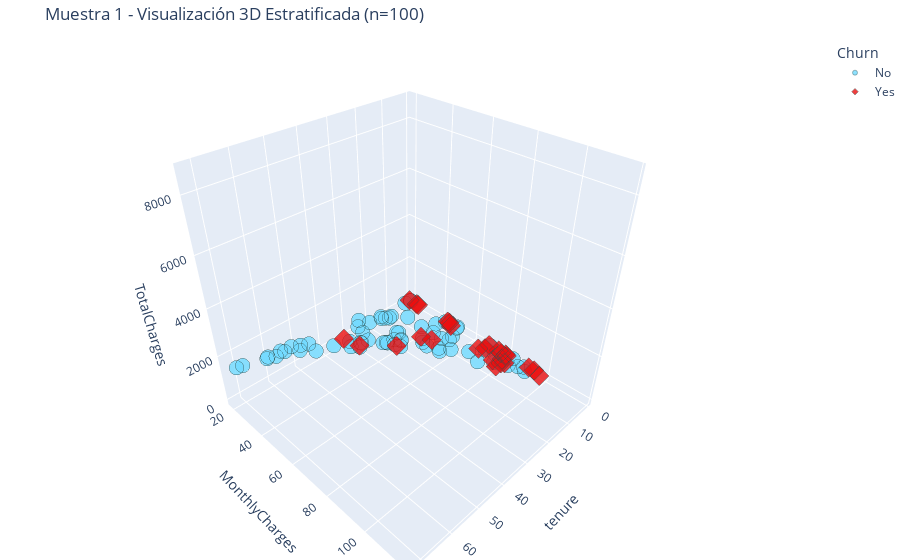
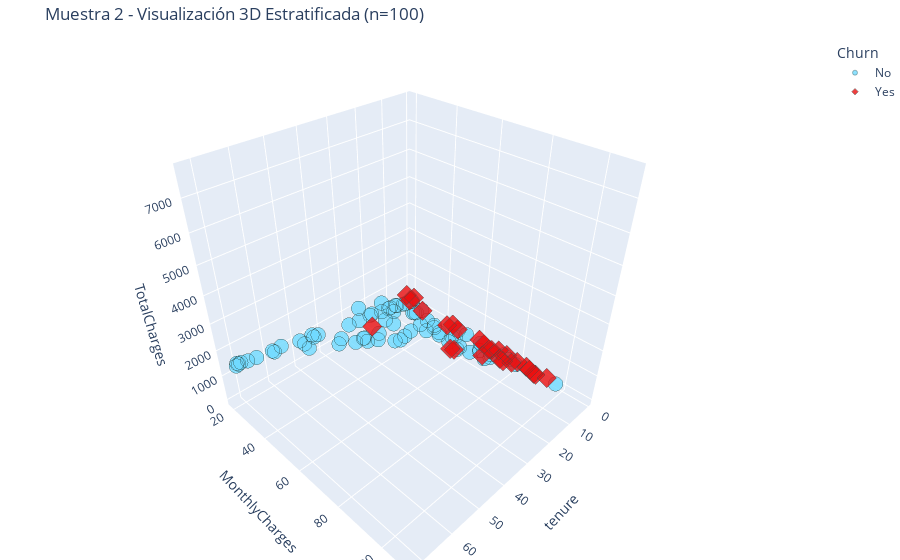
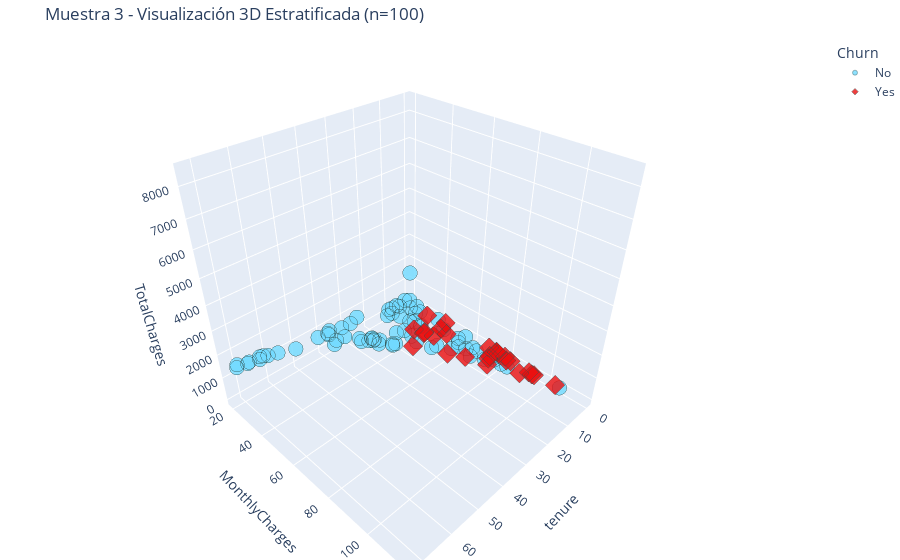
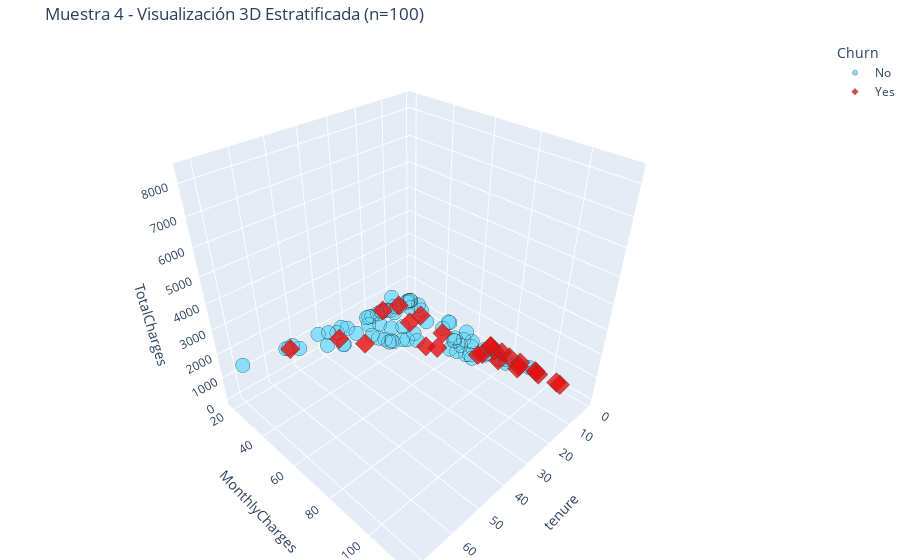

The cell these charts' notebook holds for them, in order:
### Code cell
# Función para graficar muestras (n=126) estratificadas 3D con Plotly

def plot_3d_stratified_samples_seq(df_num, churn_series, n=100, samples=4):

    np.random.seed(30102025)
    df = df_num.copy()
    df["Churn"] = churn_series.values

    # Variables numéricas
    x_col, y_col, z_col = df_num.columns

    # Separar por clase
    df_yes = df[df["Churn"] == "Yes"].reset_index(drop=True)
    df_no = df[df["Churn"] == "No"].reset_index(drop=True)

    # Cálculo proporcional de tamaño estratificado
    prop_yes = len(df_yes) / len(df)
    n_yes = int(n * prop_yes)
    n_no = n - n_yes

    # Mezclar índices y dividir en subconjuntos sin reemplazo
    yes_idx = np.random.permutation(len(df_yes))
    no_idx = np.random.permutation(len(df_no))

    yes_chunks = np.array_split(yes_idx[:samples * n_yes], samples)
    no_chunks = np.array_split(no_idx[:samples * n_no], samples)

    # Colores coherentes
    color_map = {"No": "#70DAFF", "Yes": "#EB0E0E"}

    # Generar los 4 gráficos
    for i in range(samples):
        df_sample = pd.concat([
            df_no.iloc[no_chunks[i]],
            df_yes.iloc[yes_chunks[i]]])

        fig = px.scatter_3d(df_sample, x=x_col, y=y_col, z=z_col, color="Churn", color_discrete_map=color_map, 
        title=f"Muestra {i+1} - Visualización 3D Estratificada (n={len(df_sample)})", opacity=0.8,
        size_max=6, symbol="Churn")
        fig.update_traces(marker=dict(size=5, line=dict(width=0.5, color='DarkSlateGrey')))
        fig.update_layout(legend_title_text="Churn",
            scene=dict(xaxis_title=x_col, yaxis_title=y_col, zaxis_title=z_col, bgcolor="white"),
            margin=dict(l=0, r=0, b=0, t=40))
        fig.write_html(f"3D_Sample_{i+1}.html")
        fig.show()

plot_3d_stratified_samples_seq(df_num, data["Churn"])

### Figure 1 — Plotly figure (JSON) as saved in the notebook; plotly's stock layout.template omitted (floating-point values rounded to 4 significant figures)
{"data": [{"hovertemplate": "Churn=No<br>tenure=%{x}<br>MonthlyCharges=%{y}<br>TotalCharges=%{z}<extra></extra>", "legendgroup": "No", "marker": {"color": "#70DAFF", "line": {"color": "DarkSlateGrey", "width": 0.5}, "opacity": 0.8, "size": 5, "symbol": "circle"}, "mode": "markers", "name": "No", "scene": "scene", "showlegend": true, "type": "scatter3d", "x": [1, 58, 72, 52, 52, 2, 43, 49, 66, 15, 4, 69, 36, 55, 12, 2, 48, 30, 57, 12, 2, 64, 59, 8, 34, 30, 68, 14, 61, 66, 48, 60, 9, 11, 66, 39, 29, 30, 55, 2, 64, 59, 27, 25, 19, 33, 1, 52, 39, 1, 72, 1, 2, 1, 1, 41, 41, 63, 71, 58, 72, 7, 25, 60, 19, 1, 14, 7, 30, 27, 52, 19, 69, 63], "y": [20.05, 24.45, 110.9, 19.35, 59.85, 51.55, 91.25, 20.05, 90.55, 26.35, 20.05, 20.35, 54.45, 90.4, 95.7, 79.55, 24.35, 68.95, 109.4, 33.15, 84.05, 86.4, 51.7, 74.85, 105.3, 54.45, 44.95, 44.6, 75.35, 104.6, 102.5, 110, 81.15, 59.65, 56.6, 59.8, 25.15, 94.3, 55.25, 44.3, 89.45, 93.35, 100.8, 19.15, 25.6, 54.6, 50.75, 85.8, 99.75, 19.5, 49.2, 19.95, 45.85, 70.35, 45.8, 60.3, 89.2, 25.25, 20.5, 75.2, 109.5, 94.1, 26.8, 79, 25.35, 44.75, 61.4, 44.65, 107.5, 48.7, 95.65, 105, 53.65, 110.1], "z": [20.05, 1514.0, 7923.0, 1032.0, 3103.0, 106.2, 4014.0, 923.1, 6131.0, 378.6, 83.3, 1443.0, 1894.0, 5099.0, 1184, 151.8, 1134.0, 2039.0, 6253.0, 444.8, 186.1, 5442.0, 3006.0, 572.5, 3541.0, 1589.0, 3085.0, 641.2, 4729.0, 6819.0, 4904.0, 6668.0, 784.5, 683.2, 3789.0, 2344.0, 702, 2680.0, 3120.0, 89.3, 5693.0, 5386.0, 2794.0, 477.6, 485.9, 1804.0, 50.75, 4433.0, 4036, 19.5, 3581.0, 19.95, 105.6, 70.35, 45.8, 2511.0, 3646.0, 1573.0, 1501.0, 4301.0, 7855.0, 701.3, 733.5, 4801.0, 566.1, 44.75, 815.5, 322.5, 3242.0, 1422.0, 5088.0, 2007.0, 3804.0, 6706.0]}, {"hovertemplate": "Churn=Yes<br>tenure=%{x}<br>MonthlyCharges=%{y}<br>TotalCharges=%{z}<extra></extra>", "legendgroup": "Yes", "marker": {"color": "#EB0E0E", "line": {"color": "DarkSlateGrey", "width": 0.5}, "opacity": 0.8, "size": 5, "symbol": "diamond"}, "mode": "markers", "name": "Yes", "scene": "scene", "showlegend": true, "type": "scatter3d", "x": [1, 72, 49, 2, 1, 17, 24, 1, 4, 53, 1, 1, 21, 1, 1, 17, 3, 31, 3, 11, 1, 1, 7, 8, 22, 72], "y": [91.7, 117.8, 59.75, 80.65, 75.3, 93.85, 98.75, 79.2, 99.6, 85.45, 69.75, 94.4, 60.05, 44.7, 45.8, 88.25, 78.5, 103.5, 49.15, 74.35, 25.05, 24.05, 73.75, 84, 55.15, 92.45], "z": [91.7, 8685.0, 2934.0, 144.2, 75.3, 1626.0, 2407.0, 79.2, 347.6, 4517.0, 69.75, 94.4, 1236.0, 44.7, 45.8, 1461.0, 242.1, 3066.0, 169.1, 834.2, 25.05, 24.05, 545.1, 613.4, 1206.0, 6440.0]}], "layout": {"legend": {"title": {"text": "Churn"}, "tracegroupgap": 0}, "margin": {"b": 0, "l": 0, "r": 0, "t": 40}, "scene": {"bgcolor": "white", "domain": {"x": [0, 1], "y": [0, 1]}, "xaxis": {"title": {"text": "tenure"}}, "yaxis": {"title": {"text": "MonthlyCharges"}}, "zaxis": {"title": {"text": "TotalCharges"}}}, "title": {"text": "Muestra 1 - Visualización 3D Estratificada (n=100)"}}}

### Figure 2 — Plotly figure (JSON) as saved in the notebook; plotly's stock layout.template omitted (floating-point values rounded to 4 significant figures)
{"data": [{"hovertemplate": "Churn=No<br>tenure=%{x}<br>MonthlyCharges=%{y}<br>TotalCharges=%{z}<extra></extra>", "legendgroup": "No", "marker": {"color": "#70DAFF", "line": {"color": "DarkSlateGrey", "width": 0.5}, "opacity": 0.8, "size": 5, "symbol": "circle"}, "mode": "markers", "name": "No", "scene": "scene", "showlegend": true, "type": "scatter3d", "x": [60, 39, 70, 5, 67, 27, 40, 40, 50, 37, 5, 8, 10, 67, 69, 42, 72, 3, 70, 72, 52, 12, 52, 41, 1, 60, 64, 52, 7, 24, 65, 14, 52, 21, 43, 52, 11, 57, 15, 3, 8, 66, 11, 21, 72, 25, 9, 11, 62, 58, 4, 9, 6, 15, 8, 71, 72, 1, 17, 71, 20, 52, 71, 72, 12, 13, 72, 67, 72, 71, 72, 6, 68, 31], "y": [44.45, 59.85, 101.1, 20.5, 105.7, 80.85, 63.9, 105.8, 101.9, 40.55, 64.35, 19.8, 85.95, 94.1, 92.15, 99, 25.4, 29.2, 84.8, 24.25, 94.6, 49.85, 81.4, 53.95, 20.9, 74.85, 19.55, 100.3, 29.8, 84.35, 100.8, 78.1, 58.75, 44.95, 51.25, 49.75, 55.6, 41.1, 19.65, 50.4, 38.5, 74.6, 45.9, 35.1, 65.65, 74.3, 102.6, 19.65, 84.5, 19.55, 20.45, 43.75, 29.45, 46.3, 19.2, 70.85, 55.3, 20.15, 80.5, 24.65, 19.25, 98.15, 72.9, 23.3, 20.05, 71.95, 92, 19.8, 99.9, 47.6, 92, 79.7, 64.35, 79.3], "z": [2774.0, 2342.0, 6995.0, 104.3, 6718.0, 2204.0, 2635, 4229.0, 5266.0, 1391.0, 352.6, 160.1, 858.6, 6303.0, 6481.0, 4135, 1809.0, 98.5, 5918.0, 1784.0, 5026.0, 552.1, 4354.0, 2215.0, 20.9, 4456.0, 1240.0, 5244.0, 220.4, 1938.0, 6675.0, 1122.0, 3039.0, 926.2, 2152.0, 2536.0, 580.8, 2258.0, 270.6, 137.2, 330.8, 4798.0, 521.9, 770.4, 4664.0, 1952.0, 897.8, 225.8, 5193.0, 1080.0, 82.85, 405.7, 161.4, 639.5, 156.8, 4973.0, 3984.0, 20.15, 1337.0, 1767.0, 375.2, 4993.0, 5140.0, 1623.0, 264.6, 923.9, 6782.0, 1311.0, 7252.0, 3378.0, 6474.0, 497.6, 4540.0, 2484]}, {"hovertemplate": "Churn=Yes<br>tenure=%{x}<br>MonthlyCharges=%{y}<br>TotalCharges=%{z}<extra></extra>", "legendgroup": "Yes", "marker": {"color": "#EB0E0E", "line": {"color": "DarkSlateGrey", "width": 0.5}, "opacity": 0.8, "size": 5, "symbol": "diamond"}, "mode": "markers", "name": "Yes", "scene": "scene", "showlegend": true, "type": "scatter3d", "x": [27, 3, 5, 28, 3, 12, 1, 34, 1, 2, 1, 15, 4, 21, 5, 3, 24, 3, 16, 69, 1, 1, 2, 31, 43, 71], "y": [30.75, 86.85, 69.05, 74.9, 50.15, 80.45, 45.3, 79.6, 70.05, 80.2, 74.2, 88.15, 45.3, 102.8, 70.05, 85.3, 104.2, 29.7, 85.35, 104.0, 60, 19.3, 94, 89.9, 101.4, 108.6], "z": [805.1, 220.9, 318.5, 2069.0, 168.2, 950.2, 45.3, 2718.0, 70.05, 146.1, 74.2, 1391.0, 196.9, 2110.0, 346.4, 264.8, 2434.0, 91.7, 1375.0, 7447.0, 60, 19.3, 181.7, 2807.0, 4528, 7691.0]}], "layout": {"legend": {"title": {"text": "Churn"}, "tracegroupgap": 0}, "margin": {"b": 0, "l": 0, "r": 0, "t": 40}, "scene": {"bgcolor": "white", "domain": {"x": [0, 1], "y": [0, 1]}, "xaxis": {"title": {"text": "tenure"}}, "yaxis": {"title": {"text": "MonthlyCharges"}}, "zaxis": {"title": {"text": "TotalCharges"}}}, "title": {"text": "Muestra 2 - Visualización 3D Estratificada (n=100)"}}}

### Figure 3 — Plotly figure (JSON) as saved in the notebook; plotly's stock layout.template omitted (floating-point values rounded to 4 significant figures)
{"data": [{"hovertemplate": "Churn=No<br>tenure=%{x}<br>MonthlyCharges=%{y}<br>TotalCharges=%{z}<extra></extra>", "legendgroup": "No", "marker": {"color": "#70DAFF", "line": {"color": "DarkSlateGrey", "width": 0.5}, "opacity": 0.8, "size": 5, "symbol": "circle"}, "mode": "markers", "name": "No", "scene": "scene", "showlegend": true, "type": "scatter3d", "x": [7, 0, 60, 42, 3, 3, 61, 50, 70, 65, 11, 25, 13, 72, 12, 67, 34, 38, 33, 40, 63, 72, 16, 22, 3, 23, 4, 1, 21, 8, 68, 58, 36, 68, 43, 28, 72, 36, 63, 32, 63, 13, 35, 9, 27, 47, 6, 72, 64, 13, 54, 67, 46, 57, 57, 15, 37, 64, 72, 66, 17, 54, 9, 42, 68, 37, 12, 59, 69, 14, 6, 67, 40, 55], "y": [19.9, 19.7, 19.65, 20.7, 108.0, 30.4, 85.55, 80.05, 115.0, 25.3, 20.4, 54.2, 44, 97.25, 29.3, 109.4, 100.5, 20.4, 93.35, 50.85, 83, 24.8, 73.25, 93.2, 58.7, 99.95, 25.3, 25.7, 95.4, 60, 84.7, 80.65, 104.8, 58.25, 115.0, 19.55, 116.0, 51.05, 20, 20.05, 89.6, 43.8, 56.85, 19.9, 70.55, 100.5, 49.25, 114.5, 115, 65.85, 94.75, 19.95, 65.65, 20.65, 93.75, 25.2, 19.85, 25.65, 24.05, 103.1, 70.35, 84.4, 69.4, 49.55, 24, 80.05, 24, 82.95, 82.45, 76.45, 20.65, 111.3, 24.8, 55.7], "z": [173.2, 1397.0, 1162.0, 828.9, 318.6, 82.15, 5252.0, 4042.0, 7711.0, 1749.0, 231.4, 1423.0, 659.4, 7133.0, 355.9, 7282.0, 3415.0, 743.5, 3092, 2037.0, 5243.0, 1874.0, 1196.0, 2157.0, 168.6, 2293.0, 117.0, 25.7, 2025.0, 487.8, 5711.0, 4807.0, 3886.0, 3976.0, 4895.0, 543.8, 8405.0, 1815, 1209.0, 614.5, 5539.0, 592.6, 1861.0, 164.6, 1944.0, 4707.0, 255.6, 8332.0, 7396.0, 902.2, 5122.0, 1312.0, 3047.0, 1126.0, 5626.0, 387.9, 784.2, 1741.0, 1709.0, 6595, 1202.0, 4484.0, 571.5, 2078.0, 1664.0, 3019.0, 269.6, 4903.0, 5555.0, 1118.0, 109.3, 7567.0, 1025.0, 3132.0]}, {"hovertemplate": "Churn=Yes<br>tenure=%{x}<br>MonthlyCharges=%{y}<br>TotalCharges=%{z}<extra></extra>", "legendgroup": "Yes", "marker": {"color": "#EB0E0E", "line": {"color": "DarkSlateGrey", "width": 0.5}, "opacity": 0.8, "size": 5, "symbol": "diamond"}, "mode": "markers", "name": "Yes", "scene": "scene", "showlegend": true, "type": "scatter3d", "x": [31, 3, 1, 9, 3, 61, 17, 11, 12, 35, 1, 6, 1, 7, 2, 3, 58, 5, 8, 9, 1, 1, 16, 26, 17, 50], "y": [98.9, 83.75, 70.15, 99.45, 35.2, 106.6, 100.5, 80.5, 80.85, 85.3, 74.25, 84.2, 78.95, 48.7, 76.4, 105.9, 106.5, 94.85, 99.65, 54.55, 44.4, 74.6, 49.95, 83.75, 45.05, 88.05], "z": [2911.0, 247.2, 70.15, 919.4, 109.0, 6428.0, 1622.0, 896.9, 866.5, 2918.0, 74.25, 519.1, 78.95, 340.2, 160.8, 334.6, 6146.0, 462.8, 820.5, 494.1, 44.4, 74.6, 810.2, 2071.0, 770.6, 4367.0]}], "layout": {"legend": {"title": {"text": "Churn"}, "tracegroupgap": 0}, "margin": {"b": 0, "l": 0, "r": 0, "t": 40}, "scene": {"bgcolor": "white", "domain": {"x": [0, 1], "y": [0, 1]}, "xaxis": {"title": {"text": "tenure"}}, "yaxis": {"title": {"text": "MonthlyCharges"}}, "zaxis": {"title": {"text": "TotalCharges"}}}, "title": {"text": "Muestra 3 - Visualización 3D Estratificada (n=100)"}}}

### Figure 4 — Plotly figure (JSON) as saved in the notebook; plotly's stock layout.template omitted (floating-point values rounded to 4 significant figures)
{"data": [{"hovertemplate": "Churn=No<br>tenure=%{x}<br>MonthlyCharges=%{y}<br>TotalCharges=%{z}<extra></extra>", "legendgroup": "No", "marker": {"color": "#70DAFF", "line": {"color": "DarkSlateGrey", "width": 0.5}, "opacity": 0.8, "size": 5, "symbol": "circle"}, "mode": "markers", "name": "No", "scene": "scene", "showlegend": true, "type": "scatter3d", "x": [28, 56, 34, 5, 55, 36, 29, 16, 51, 26, 71, 49, 1, 49, 49, 61, 65, 13, 70, 52, 13, 14, 8, 1, 7, 72, 3, 1, 65, 72, 33, 57, 1, 3, 21, 9, 49, 33, 59, 47, 28, 24, 1, 12, 22, 56, 32, 37, 13, 67, 11, 69, 17, 64, 37, 23, 11, 64, 67, 2, 39, 9, 1, 15, 2, 10, 20, 72, 34, 34, 17, 55, 1, 72], "y": [59.9, 24.15, 26.1, 25.05, 85.1, 35.35, 85.8, 69.1, 111.5, 85.7, 109, 103, 55.45, 39.2, 49.8, 84.9, 99.05, 61.8, 80.4, 20.4, 78.75, 19.9, 49.4, 90.1, 20.65, 109.2, 29.65, 44.55, 53.5, 79.05, 20.1, 84.5, 19.5, 19.95, 20, 19.6, 74.45, 58.45, 99.5, 104.1, 54.35, 89.55, 25, 85.15, 19.95, 85.85, 90.95, 90.6, 20.3, 93.15, 60.25, 20.55, 20.05, 102.1, 24.1, 30.35, 69.35, 110.5, 50.95, 19.3, 53.85, 85.5, 19.9, 19.35, 19.2, 75.05, 20.65, 109.7, 105.1, 84.05, 92.6, 60, 45.3, 115.5], "z": [1655.0, 1402.0, 980.4, 125.5, 4658.0, 1318.0, 2440.0, 1084.0, 5703.0, 2067, 7662.0, 5166.0, 55.45, 1838.0, 2398.0, 5264.0, 6417.0, 750.1, 5718.0, 1091.0, 995.4, 283.8, 408.2, 90.1, 134.1, 7790.0, 90.05, 44.55, 3518.0, 5731.0, 670.4, 4845.0, 19.5, 58, 417.7, 197.4, 3722.0, 1955.0, 5890, 5135.0, 1426.0, 2259.0, 25, 979.0, 433.5, 4794.0, 2898.0, 3359.0, 275.4, 6368.0, 663.0, 1403.0, 337.9, 6538.0, 861.9, 678.8, 712.2, 7069.0, 3522.0, 44.4, 2201.0, 791.7, 19.9, 278.9, 37.2, 786.3, 417.5, 8129.0, 3635.0, 2910.0, 1580.0, 3316.0, 45.3, 8313.0]}, {"hovertemplate": "Churn=Yes<br>tenure=%{x}<br>MonthlyCharges=%{y}<br>TotalCharges=%{z}<extra></extra>", "legendgroup": "Yes", "marker": {"color": "#EB0E0E", "line": {"color": "DarkSlateGrey", "width": 0.5}, "opacity": 0.8, "size": 5, "symbol": "diamond"}, "mode": "markers", "name": "Yes", "scene": "scene", "showlegend": true, "type": "scatter3d", "x": [1, 4, 1, 1, 67, 1, 22, 15, 62, 53, 2, 12, 7, 1, 2, 8, 3, 7, 71, 7, 48, 58, 37, 12, 26, 56], "y": [85.55, 74.65, 69.65, 75.75, 79.7, 93.3, 84.3, 79.4, 102, 20.8, 104.4, 84.5, 34.5, 69.65, 80.75, 100.3, 95.2, 90.45, 105.1, 20, 60.35, 108.8, 76.25, 113.0, 105.8, 104.8], "z": [85.55, 301.4, 69.65, 75.75, 5293.0, 93.3, 1856.0, 1156.0, 6529.0, 1022.0, 242.8, 916.9, 279.2, 69.65, 159.4, 832.4, 292.9, 593.5, 7548.0, 137.6, 2896.0, 6287.0, 2842.0, 1385.0, 2710.0, 5511.0]}], "layout": {"legend": {"title": {"text": "Churn"}, "tracegroupgap": 0}, "margin": {"b": 0, "l": 0, "r": 0, "t": 40}, "scene": {"bgcolor": "white", "domain": {"x": [0, 1], "y": [0, 1]}, "xaxis": {"title": {"text": "tenure"}}, "yaxis": {"title": {"text": "MonthlyCharges"}}, "zaxis": {"title": {"text": "TotalCharges"}}}, "title": {"text": "Muestra 4 - Visualización 3D Estratificada (n=100)"}}}
